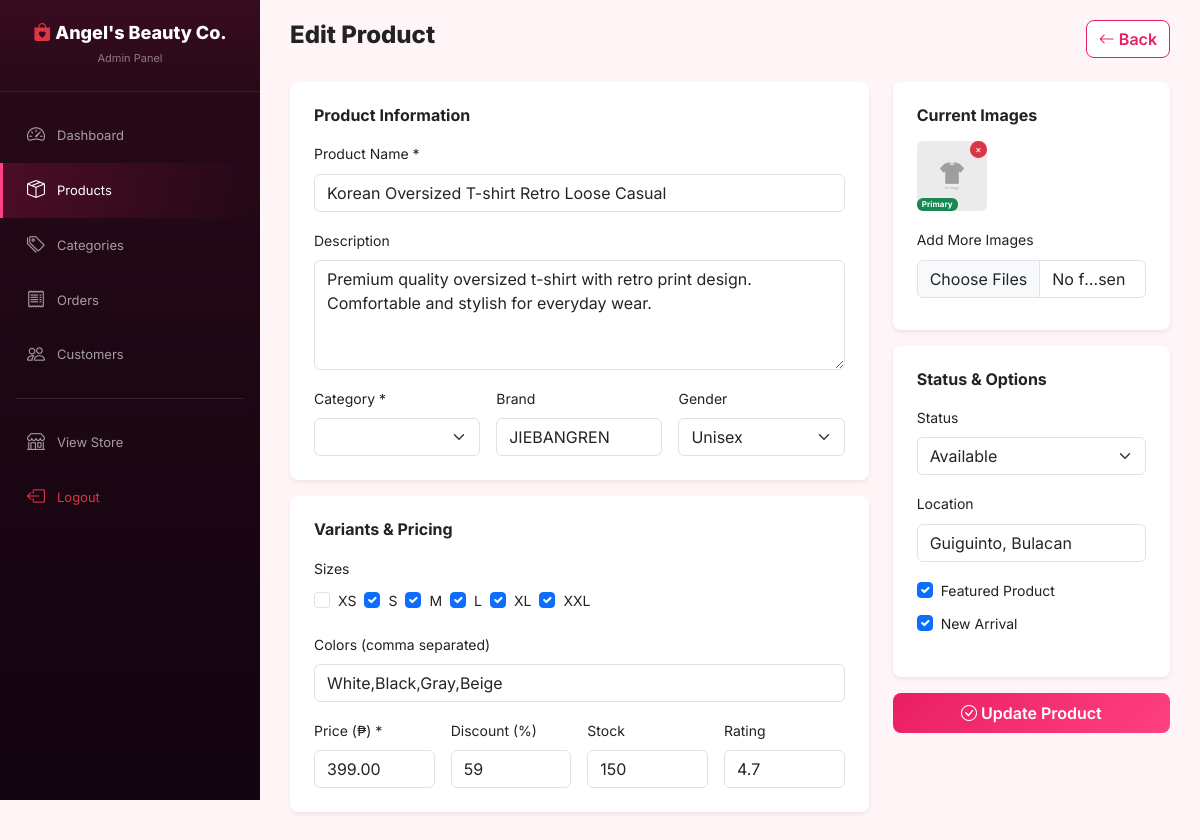
Page /admin/edit_product.php?id=1 (signed in) on the committed database.
### tables this page shows
CREATE TABLE IF NOT EXISTS products (
    id INT AUTO_INCREMENT PRIMARY KEY,
    category_id INT NOT NULL,
    product_name VARCHAR(255) NOT NULL,
    description TEXT,
    brand VARCHAR(100) DEFAULT NULL,
    gender ENUM('Men', 'Women', 'Unisex') DEFAULT 'Unisex',
    sizes VARCHAR(255) DEFAULT NULL,
    colors VARCHAR(255) DEFAULT NULL,
    price DECIMAL(10,2) NOT NULL,
    discount INT DEFAULT 0,
    stock INT DEFAULT 0,
    rating DECIMAL(2,1) DEFAULT 4.5,
    sold INT DEFAULT 0,
    featured TINYINT(1) DEFAULT 0,
    new_arrival TINYINT(1) DEFAULT 0,
    location VARCHAR(255) DEFAULT NULL,
    status ENUM('Available', 'Out of Stock') DEFAULT 'Available',
    created_at TIMESTAMP DEFAULT CURRENT_TIMESTAMP,
    updated_at TIMESTAMP DEFAULT CURRENT_TIMESTAMP ON UPDATE CURRENT_TIMESTAMP,
    FOREIGN KEY (category_id) REFERENCES categories(id) ON DELETE CASCADE
);

CREATE TABLE IF NOT EXISTS product_images (
    id INT AUTO_INCREMENT PRIMARY KEY,
    product_id INT NOT NULL,
    image VARCHAR(255) NOT NULL,
    is_primary TINYINT(1) DEFAULT 0,
    created_at TIMESTAMP DEFAULT CURRENT_TIMESTAMP,
    FOREIGN KEY (product_id) REFERENCES products(id) ON DELETE CASCADE
);

### includes/functions.php (called while the page is built, shortened)
<?php
function getProductImages($pdo, $productId) {
    $stmt = $pdo->prepare("SELECT * FROM product_images WHERE product_id = ? ORDER BY is_primary DESC");
    $stmt->execute([$productId]);
    return $stmt->fetchAll();
}

### admin/edit_product.php (the view, shortened to what this page needs)
<?php
require_once __DIR__ . '/../includes/db.php';
require_once __DIR__ . '/../includes/functions.php';
$id = (int)($_GET['id'] ?? 0);
$stmt = $pdo->prepare("SELECT * FROM products WHERE id = ?");
$stmt->execute([$id]);
$product = $stmt->fetch();
$images = getProductImages($pdo, $id);
$existingSizes = $product['sizes'] ? explode(',', $product['sizes']) : [];
require_once __DIR__ . '/../includes/header.php';
require_once __DIR__ . '/includes/sidebar.php';
?>
<div class="admin-content">
    <div class="admin-header">
        <h2>Edit Product</h2>
        <a href="products.php" class="btn btn-shopee-outline"><i class="bi bi-arrow-left"></i> Back</a>
    </div>
    <form method="POST" enctype="multipart/form-data">
        <div class="row g-4">
            <div class="col-lg-8">
                <div class="bg-white rounded-3 shadow-sm p-4 mb-3">
                    <h6 class="fw-bold mb-3">Product Information</h6>
                    <div class="mb-3">
                        <label class="form-label small fw-600">Product Name *</label>
                        <input type="text" name="product_name" class="form-control" value="<?= htmlspecialchars($product['product_name']) ?>" required>
                    </div>
                    <div class="mb-3">
                        <label class="form-label small fw-600">Description</label>
                        <textarea name="description" class="form-control" rows="4"><?= htmlspecialchars($product['description'] ?? '') ?></textarea>
                    </div>
                    <div class="row g-3">
                        <div class="col-md-4">
                            <label class="form-label small fw-600">Category *</label>
                            <select name="category_id" class="form-select" required>
                            </select>
                        </div>
                        <div class="col-md-4">
                            <label class="form-label small fw-600">Brand</label>
                            <input type="text" name="brand" class="form-control" value="<?= htmlspecialchars($product['brand'] ?? '') ?>">
                        </div>
                        <div class="col-md-4">
                            <label class="form-label small fw-600">Gender</label>
                            <select name="gender" class="form-select">
                                <?php foreach (['Unisex','Men','Women'] as $g): ?>
                                <option value="<?= $g ?>" <?= $product['gender'] == $g ? 'selected' : '' ?>><?= $g ?></option>
                                <?php endforeach; ?>
                            </select>
                        </div>
                    </div>
                </div>
                <div class="bg-white rounded-3 shadow-sm p-4 mb-3">
                    <h6 class="fw-bold mb-3">Variants & Pricing</h6>
                    <div class="mb-3">
                        <label class="form-label small fw-600">Sizes</label>
                        <div class="d-flex flex-wrap gap-2">
                            <?php foreach (['XS','S','M','L','XL','XXL'] as $size): ?>
                            <div class="form-check">
                                <input class="form-check-input" type="checkbox" name="sizes[]" value="<?= $size ?>" id="size<?= $size ?>" <?= in_array($size, $existingSizes) ? 'checked' : '' ?>>
                                <label class="form-check-label small" for="size<?= $size ?>"><?= $size ?></label>
                            </div>
                            <?php endforeach; ?>
                        </div>
                    </div>
                    <div class="mb-3">
                        <label class="form-label small fw-600">Colors (comma separated)</label>
                        <input type="text" name="colors" class="form-control" value="<?= htmlspecialchars($product['colors'] ?? '') ?>">
                    </div>
                    <div class="row g-3">
                        <div class="col-md-3">
                            <label class="form-label small fw-600">Price (₱) *</label>
                            <input type="number" name="price" class="form-control" step="0.01" value="<?= $product['price'] ?>" required>
                        </div>
                        <div class="col-md-3">
                            <label class="form-label small fw-600">Discount (%)</label>
                            <input type="number" name="discount" class="form-control" min="0" max="100" value="<?= $product['discount'] ?>">
                        </div>
                        <div class="col-md-3">
                            <label class="form-label small fw-600">Stock</label>
                            <input type="number" name="stock" class="form-control" min="0" value="<?= $product['stock'] ?>">
                        </div>
                        <div class="col-md-3">
                            <label class="form-label small fw-600">Rating</label>
                            <input type="number" name="rating" class="form-control" step="0.1" min="0" max="5" value="<?= $product['rating'] ?>">
                        </div>
                    </div>
                </div>
            </div>
            <div class="col-lg-4">
                <div class="bg-white rounded-3 shadow-sm p-4 mb-3">
                    <h6 class="fw-bold mb-3">Current Images</h6>
                    <?php if (!empty($images)): ?>
                    <div class="d-flex flex-wrap gap-2 mb-3">
                        <?php foreach ($images as $img):
                            $imgSrc = file_exists(UPLOAD_PATH . $img['image']) ? UPLOAD_URL . $img['image'] : BASE_URL . 'assets/images/no-image.png';
                        ?>
                        <div class="position-relative">
                            <img src="<?= $imgSrc ?>" style="width:70px;height:70px;object-fit:cover;border-radius:6px" alt="">
                            <a href="edit_product.php?id=<?= $id ?>&delete_image=<?= $img['id'] ?>" class="btn btn-sm btn-danger position-absolute top-0 end-0" style="padding:0 4px;font-size:10px;border-radius:50%" onclick="return confirm('Delete this image?')">×</a>
                            <?php if ($img['is_primary']): ?><span class="badge bg-success position-absolute bottom-0 start-0" style="font-size:8px">Primary</span><?php endif; ?>
                        </div>
                        <?php endforeach; ?>
                    </div>
                    <?php else: ?>
                    <p class="text-muted small">No images uploaded.</p>
                    <?php endif; ?>
                    <label class="form-label small fw-600">Add More Images</label>
                    <input type="file" name="images[]" id="productImages" class="form-control" multiple accept="image/*">
                </div>
                <div class="bg-white rounded-3 shadow-sm p-4 mb-3">
                    <h6 class="fw-bold mb-3">Status & Options</h6>
                    <div class="mb-3">
                        <label class="form-label small fw-600">Status</label>
                        <select name="status" class="form-select">
                            <option value="Available" <?= $product['status'] == 'Available' ? 'selected' : '' ?>>Available</option>
                        </select>
                    </div>
                    <div class="mb-3">
                        <label class="form-label small fw-600">Location</label>
                        <input type="text" name="location" class="form-control" value="<?= htmlspecialchars($product['location'] ?? '') ?>">
                    </div>
                    <div class="form-check mb-2">
                        <input class="form-check-input" type="checkbox" name="featured" id="featured" <?= $product['featured'] ? 'checked' : '' ?>>
                        <label class="form-check-label small" for="featured">Featured Product</label>
                    </div>
                    <div class="form-check mb-3">
                        <input class="form-check-input" type="checkbox" name="new_arrival" id="newArrival" <?= $product['new_arrival'] ? 'checked' : '' ?>>
                        <label class="form-check-label small" for="newArrival">New Arrival</label>
                    </div>
                </div>
                <button type="submit" class="btn btn-shopee w-100 py-2"><i class="bi bi-check-circle"></i> Update Product</button>
            </div>
        </div>
    </form>
</div>
</body></html>

### assets/css/style.css (style rules this page uses)
:root { --primary: #E91E63; --primary-dark: #C2185B; --primary-deeper: #AD1457; --primary-light: #F06292; --primary-pale: #FCE4EC; --primary-glow: rgba(233, 30, 99, 0.35); --secondary: #222; --accent: #FF4081; --accent-light: #FF80AB; --bg-light: #FFF5F7; --bg-white: #fff; --text-dark: #222; --text-muted: #757575; --text-light: #999; --border: #F3D5DE; --shadow-sm: 0 1px 4px rgba(233,30,99,.08); --shadow-md: 0 4px 18px rgba(233,30,99,.13); --shadow-lg: 0 8px 36px rgba(233,30,99,.18); --shadow-glow: 0 0 20px rgba(233,30,99,.2); --radius: 8px; --radius-lg: 14px; --transition: all .28s cubic-bezier(.4,0,.2,1); --gold: #ffc107; }
* { margin:0; padding:0; box-sizing:border-box; }
body { font-family:'Inter',sans-serif; background:var(--bg-light); color:var(--text-dark); line-height:1.6; }
a { text-decoration:none; color:inherit; }
img { max-width:100%; height:auto; }
.admin-content { margin-left:260px; padding:20px 30px; min-height:100vh; background:var(--bg-light); }
.admin-header { display:flex; justify-content:space-between; align-items:center; margin-bottom:24px; }
.admin-header h2 { font-weight:800; font-size:24px; }
.btn-shopee { background: linear-gradient(135deg, var(--primary), var(--accent)); color: #fff; border: none; font-weight: 600; transition: var(--transition); border-radius: var(--radius); }
.btn-shopee-outline { background: #fff; color: var(--primary); border: 1.5px solid var(--primary); font-weight: 600; transition: var(--transition); border-radius: var(--radius); }

### rows in the picture
products: product_name "Korean Oversized T-shirt Retro Loose Casual", description "Premium quality oversized t-shirt with retro print design. Comfortable and stylish for everyday wear.", brand "JIEBANGREN", gender "Unisex", sizes "☑", colors "White,Black,Gray,Beige", price "399.00", discount "59", stock "150", rating "4.7", status "Available", location "Guiguinto, Bulacan", featured "☑", new_arrival "☑"
product_images: is_primary "Primary"

### other values in the picture
$size "XS"
$size "S"
$size "M"
$size "L"
$size "XL"
$size "XXL"
